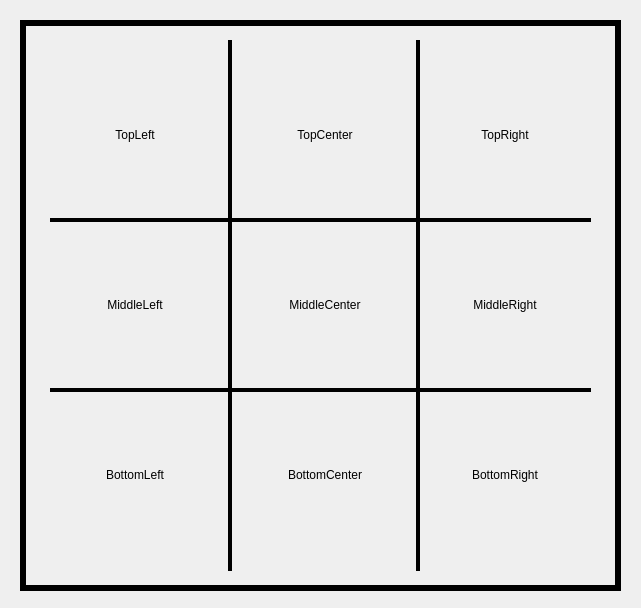
<?xml version="1.0" encoding="UTF-8"?>
<ui version="4.0">
 <class>Dialog</class>
 <widget class="QDialog" name="Dialog">
  <property name="geometry">
   <rect>
    <x>0</x>
    <y>0</y>
    <width>641</width>
    <height>608</height>
   </rect>
  </property>
  <property name="windowTitle">
   <string>Dialog</string>
  </property>
  <widget class="QFrame" name="grid_container">
   <property name="geometry">
    <rect>
     <x>20</x>
     <y>20</y>
     <width>601</width>
     <height>571</height>
    </rect>
   </property>
   <property name="frameShape">
    <enum>QFrame::Box</enum>
   </property>
   <property name="lineWidth">
    <number>6</number>
   </property>
   <widget class="CustomLabel" name="position_bottom_right">
    <property name="geometry">
     <rect>
      <x>410</x>
      <y>380</y>
      <width>150</width>
      <height>150</height>
     </rect>
    </property>
    <property name="sizePolicy">
     <sizepolicy hsizetype="Ignored" vsizetype="Ignored">
      <horstretch>0</horstretch>
      <verstretch>0</verstretch>
     </sizepolicy>
    </property>
    <property name="accessibleName">
     <string>bottom_right_8</string>
    </property>
    <property name="frameShape">
     <enum>QFrame::NoFrame</enum>
    </property>
    <property name="text">
     <string>BottomRight</string>
    </property>
    <property name="alignment">
     <set>Qt::AlignCenter</set>
    </property>
   </widget>
   <widget class="CustomLabel" name="position_bottom_center">
    <property name="geometry">
     <rect>
      <x>230</x>
      <y>380</y>
      <width>150</width>
      <height>150</height>
     </rect>
    </property>
    <property name="sizePolicy">
     <sizepolicy hsizetype="Ignored" vsizetype="Ignored">
      <horstretch>0</horstretch>
      <verstretch>0</verstretch>
     </sizepolicy>
    </property>
    <property name="accessibleName">
     <string>bottom_center_7</string>
    </property>
    <property name="frameShape">
     <enum>QFrame::NoFrame</enum>
    </property>
    <property name="text">
     <string>BottomCenter</string>
    </property>
    <property name="alignment">
     <set>Qt::AlignCenter</set>
    </property>
   </widget>
   <widget class="CustomLabel" name="position_top_center">
    <property name="geometry">
     <rect>
      <x>230</x>
      <y>40</y>
      <width>150</width>
      <height>150</height>
     </rect>
    </property>
    <property name="sizePolicy">
     <sizepolicy hsizetype="Ignored" vsizetype="Ignored">
      <horstretch>0</horstretch>
      <verstretch>0</verstretch>
     </sizepolicy>
    </property>
    <property name="accessibleName">
     <string>top_center_1</string>
    </property>
    <property name="frameShape">
     <enum>QFrame::NoFrame</enum>
    </property>
    <property name="text">
     <string>TopCenter</string>
    </property>
    <property name="alignment">
     <set>Qt::AlignCenter</set>
    </property>
   </widget>
   <widget class="CustomLabel" name="position_middle_center">
    <property name="geometry">
     <rect>
      <x>230</x>
      <y>210</y>
      <width>150</width>
      <height>150</height>
     </rect>
    </property>
    <property name="sizePolicy">
     <sizepolicy hsizetype="Ignored" vsizetype="Ignored">
      <horstretch>0</horstretch>
      <verstretch>0</verstretch>
     </sizepolicy>
    </property>
    <property name="accessibleName">
     <string>middle_center_4</string>
    </property>
    <property name="frameShape">
     <enum>QFrame::NoFrame</enum>
    </property>
    <property name="text">
     <string>MiddleCenter</string>
    </property>
    <property name="alignment">
     <set>Qt::AlignCenter</set>
    </property>
   </widget>
   <widget class="CustomLabel" name="position_top_right">
    <property name="geometry">
     <rect>
      <x>410</x>
      <y>40</y>
      <width>150</width>
      <height>150</height>
     </rect>
    </property>
    <property name="sizePolicy">
     <sizepolicy hsizetype="Ignored" vsizetype="Ignored">
      <horstretch>0</horstretch>
      <verstretch>0</verstretch>
     </sizepolicy>
    </property>
    <property name="accessibleName">
     <string>top_right_2</string>
    </property>
    <property name="frameShape">
     <enum>QFrame::NoFrame</enum>
    </property>
    <property name="text">
     <string>TopRight</string>
    </property>
    <property name="alignment">
     <set>Qt::AlignCenter</set>
    </property>
   </widget>
   <widget class="CustomLabel" name="position_middle_left">
    <property name="geometry">
     <rect>
      <x>40</x>
      <y>210</y>
      <width>150</width>
      <height>150</height>
     </rect>
    </property>
    <property name="sizePolicy">
     <sizepolicy hsizetype="Ignored" vsizetype="Ignored">
      <horstretch>0</horstretch>
      <verstretch>0</verstretch>
     </sizepolicy>
    </property>
    <property name="accessibleName">
     <string>middle_left_3</string>
    </property>
    <property name="frameShape">
     <enum>QFrame::NoFrame</enum>
    </property>
    <property name="text">
     <string>MiddleLeft</string>
    </property>
    <property name="alignment">
     <set>Qt::AlignCenter</set>
    </property>
   </widget>
   <widget class="CustomLabel" name="position_bottom_left">
    <property name="geometry">
     <rect>
      <x>40</x>
      <y>380</y>
      <width>150</width>
      <height>150</height>
     </rect>
    </property>
    <property name="sizePolicy">
     <sizepolicy hsizetype="Ignored" vsizetype="Ignored">
      <horstretch>0</horstretch>
      <verstretch>0</verstretch>
     </sizepolicy>
    </property>
    <property name="accessibleName">
     <string>bottom_left_6</string>
    </property>
    <property name="frameShape">
     <enum>QFrame::NoFrame</enum>
    </property>
    <property name="text">
     <string>BottomLeft</string>
    </property>
    <property name="alignment">
     <set>Qt::AlignCenter</set>
    </property>
   </widget>
   <widget class="CustomLabel" name="position_top_left">
    <property name="geometry">
     <rect>
      <x>40</x>
      <y>40</y>
      <width>150</width>
      <height>150</height>
     </rect>
    </property>
    <property name="sizePolicy">
     <sizepolicy hsizetype="Ignored" vsizetype="Ignored">
      <horstretch>0</horstretch>
      <verstretch>0</verstretch>
     </sizepolicy>
    </property>
    <property name="accessibleName">
     <string>top_left_0</string>
    </property>
    <property name="frameShape">
     <enum>QFrame::NoFrame</enum>
    </property>
    <property name="text">
     <string>TopLeft</string>
    </property>
    <property name="alignment">
     <set>Qt::AlignCenter</set>
    </property>
   </widget>
   <widget class="QLabel" name="label">
    <property name="geometry">
     <rect>
      <x>30</x>
      <y>190</y>
      <width>541</width>
      <height>20</height>
     </rect>
    </property>
    <property name="frameShape">
     <enum>QFrame::HLine</enum>
    </property>
    <property name="lineWidth">
     <number>4</number>
    </property>
    <property name="text">
     <string/>
    </property>
   </widget>
   <widget class="QLabel" name="label_2">
    <property name="geometry">
     <rect>
      <x>30</x>
      <y>360</y>
      <width>541</width>
      <height>20</height>
     </rect>
    </property>
    <property name="frameShape">
     <enum>QFrame::HLine</enum>
    </property>
    <property name="lineWidth">
     <number>4</number>
    </property>
    <property name="text">
     <string/>
    </property>
   </widget>
   <widget class="QLabel" name="label_3">
    <property name="geometry">
     <rect>
      <x>200</x>
      <y>20</y>
      <width>20</width>
      <height>531</height>
     </rect>
    </property>
    <property name="frameShape">
     <enum>QFrame::VLine</enum>
    </property>
    <property name="lineWidth">
     <number>4</number>
    </property>
    <property name="text">
     <string/>
    </property>
   </widget>
   <widget class="QLabel" name="label_4">
    <property name="geometry">
     <rect>
      <x>390</x>
      <y>20</y>
      <width>16</width>
      <height>531</height>
     </rect>
    </property>
    <property name="frameShape">
     <enum>QFrame::VLine</enum>
    </property>
    <property name="lineWidth">
     <number>4</number>
    </property>
    <property name="text">
     <string/>
    </property>
   </widget>
   <widget class="CustomLabel" name="position_middle_right">
    <property name="geometry">
     <rect>
      <x>410</x>
      <y>210</y>
      <width>150</width>
      <height>150</height>
     </rect>
    </property>
    <property name="sizePolicy">
     <sizepolicy hsizetype="Ignored" vsizetype="Ignored">
      <horstretch>0</horstretch>
      <verstretch>0</verstretch>
     </sizepolicy>
    </property>
    <property name="accessibleName">
     <string>middle_right_5</string>
    </property>
    <property name="frameShape">
     <enum>QFrame::NoFrame</enum>
    </property>
    <property name="text">
     <string>MiddleRight</string>
    </property>
    <property name="alignment">
     <set>Qt::AlignCenter</set>
    </property>
   </widget>
  </widget>
 </widget>
 <customwidgets>
  <customwidget>
   <class>CustomLabel</class>
   <extends>QLabel</extends>
   <header>tic_tac_toe.gui.customwidgets</header>
  </customwidget>
 </customwidgets>
 <resources/>
 <connections/>
</ui>
